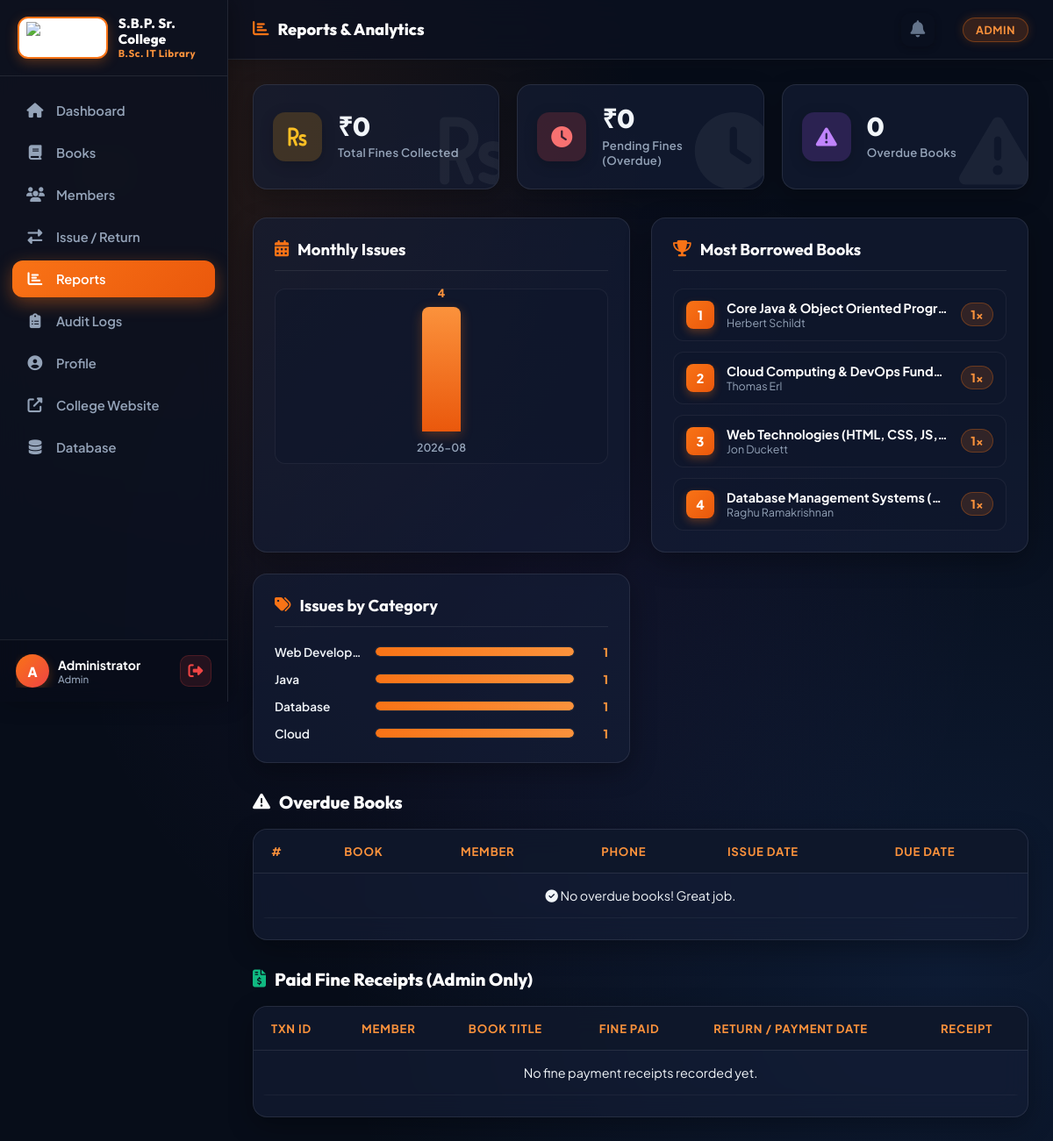
The app's page /reports (signed in) with its own data.
### tables this page shows
CREATE TABLE books (
            id INTEGER PRIMARY KEY AUTOINCREMENT,
            title TEXT NOT NULL,
            author TEXT NOT NULL,
            isbn TEXT UNIQUE,
            category TEXT,
            publisher TEXT,
            year INTEGER,
            total_copies INTEGER DEFAULT 1,
            available_copies INTEGER DEFAULT 1,
            description TEXT,
            added_date TEXT DEFAULT CURRENT_DATE,
            book_cover TEXT
        );

### app.py (the view)
@app.route('/reports')
@admin_required
def reports():
    conn = get_db()
    today = datetime.today().strftime('%Y-%m-%d')
    overdue_books = conn.execute('''
        SELECT t.*, b.title as book_title, u.name as member_name, u.phone
        FROM transactions t
        JOIN books b ON t.book_id = b.id
        JOIN users u ON t.user_id = u.id
        WHERE t.status = 'issued' AND t.due_date < ?
        ORDER BY t.due_date
    ''', (today,)).fetchall()
    popular_books = conn.execute('''
        SELECT b.title, b.author, COUNT(t.id) as borrow_count
        FROM transactions t
        JOIN books b ON t.book_id = b.id
        GROUP BY t.book_id
        ORDER BY borrow_count DESC LIMIT 5
    ''').fetchall()
    total_fines = conn.execute("SELECT COALESCE(SUM(fine), 0) FROM transactions WHERE fine_paid = 1").fetchone()[0]
    pending_fines = conn.execute("SELECT COALESCE(SUM(fine), 0) FROM transactions WHERE fine > 0 AND fine_paid = 0").fetchone()[0]
    paid_receipts = conn.execute('''
        SELECT t.*, b.title as book_title, u.name as member_name
        FROM transactions t
        JOIN books b ON t.book_id = b.id
        JOIN users u ON t.user_id = u.id
        WHERE t.fine_paid = 1 OR t.fine > 0
        ORDER BY t.id DESC
    ''').fetchall()
    monthly = conn.execute('''
        SELECT strftime('%Y-%m', issue_date) as month, COUNT(*) as count
        FROM transactions
        GROUP BY month ORDER BY month DESC LIMIT 6
    ''').fetchall()
    cat_stats = conn.execute('''
        SELECT b.category, COUNT(t.id) as cnt
        FROM transactions t
        JOIN books b ON t.book_id = b.id
        GROUP BY b.category ORDER BY cnt DESC
    ''').fetchall()
    conn.close()
    return render_template('reports.html',
                           overdue_books=overdue_books,
                           popular_books=popular_books,
                           total_fines=round(total_fines, 2),
                           pending_fines=round(pending_fines, 2),
                           paid_receipts=paid_receipts,
                           monthly=monthly,
                           cat_stats=cat_stats,
                           today=today)

### app.py (called while the page is built, shortened)
def get_db():
    conn = sqlite3.connect(DATABASE)
    conn.row_factory = sqlite3.Row
    return conn

def admin_required(f):
    @wraps(f)
    def decorated(*args, **kwargs):
        if 'user_id' not in session:
            flash('Please login to continue.', 'warning')
            return redirect(url_for('login'))
        if session.get('role') != 'admin':
            flash('Admin access required.', 'danger')
            return redirect(url_for('dashboard'))
        return f(*args, **kwargs)
    return decorated

@app.context_processor
def inject_notifications():
    if 'user_id' in session:
        conn = get_db()
        today = datetime.today().strftime('%Y-%m-%d')
        notifs = conn.execute("SELECT * FROM notifications WHERE user_id = ? AND is_read = 0 ORDER BY id DESC LIMIT 5", (session['user_id'],)).fetchall()
        unread_count = len(notifs)
        conn.close()
        return dict(notifications=notifs, unread_count=unread_count)
    return dict(notifications=[], unread_count=0)

### templates/reports.html (shortened to what this page needs)
{% extends 'base.html' %}
{% block page_title %}<i class="fas fa-chart-bar"></i> Reports & Analytics{% endblock %}
{% block content %}
<div class="stats-grid">
    <div class="stat-card fines">
        <div class="stat-icon"><i class="fas fa-rupee-sign"></i></div>
        <div class="stat-info"><h3>₹{{ total_fines }}</h3><p>Total Fines Collected</p></div>
        <div class="stat-bg"><i class="fas fa-rupee-sign"></i></div>
    </div>
    <div class="stat-card overdue">
        <div class="stat-icon"><i class="fas fa-clock"></i></div>
        <div class="stat-info"><h3>₹{{ pending_fines }}</h3><p>Pending Fines (Overdue)</p></div>
        <div class="stat-bg"><i class="fas fa-clock"></i></div>
    </div>
    <div class="stat-card issued">
        <div class="stat-icon"><i class="fas fa-exclamation-triangle"></i></div>
        <div class="stat-info"><h3>{{ overdue_books|length }}</h3><p>Overdue Books</p></div>
        <div class="stat-bg"><i class="fas fa-exclamation-triangle"></i></div>
    </div>
</div>
<div class="reports-grid">
    <div class="report-card">
        <h3><i class="fas fa-calendar-alt"></i> Monthly Issues</h3>
        <div class="bar-chart">
            {% set max_count = monthly | map('count') | max if monthly else 1 %}
            {% for m in monthly %}
            <div class="bar-item">
                <div class="bar-fill" style="height: {{ (m.count / max_count * 100)|round|int }}%">
                    <span class="bar-val">{{ m.count }}</span>
                </div>
                <span class="bar-label">{{ m.month }}</span>
            </div>
            {% else %}
            <p class="no-data">No data available</p>
            {% endfor %}
        </div>
    </div>
    <div class="report-card">
        <h3><i class="fas fa-trophy"></i> Most Borrowed Books</h3>
        <div class="popular-list">
            {% for b in popular_books %}
            <div class="popular-item">
                <span class="rank">{{ loop.index }}</span>
                <div class="popular-info">
                    <strong>{{ b.title }}</strong>
                    <small>{{ b.author }}</small>
                </div>
                <span class="borrow-count">{{ b.borrow_count }}x</span>
            </div>
            {% else %}
            <p class="no-data">No data available</p>
            {% endfor %}
        </div>
    </div>
    <div class="report-card">
        <h3><i class="fas fa-tags"></i> Issues by Category</h3>
        <div class="category-chart">
            {% set max_cat = cat_stats | map(attribute='cnt') | max if cat_stats else 1 %}
            {% for c in cat_stats %}
            <div class="cat-item">
                <span class="cat-name">{{ c.category }}</span>
                <div class="cat-bar-track">
                    <div class="cat-bar-fill" style="width: {{ (c.cnt / max_cat * 100)|round|int }}%"></div>
                </div>
                <span class="cat-count">{{ c.cnt }}</span>
            </div>
            {% else %}
            <p class="no-data">No data available</p>
            {% endfor %}
        </div>
    </div>
</div>
<div class="section-header">
    <h2><i class="fas fa-exclamation-triangle"></i> Overdue Books</h2>
</div>
<div class="table-card" style="margin-bottom: 30px;">
    <div class="table-responsive">
        <table class="data-table">
            <thead>
                <tr><th>#</th><th>Book</th><th>Member</th><th>Phone</th><th>Issue Date</th><th>Due Date</th></tr>
            </thead>
            <tbody>
                {% for o in overdue_books %}
                <tr class="overdue-row">
                    <td>{{ loop.index }}</td>
                    <td><span class="book-title">{{ o.book_title }}</span></td>
                    <td>{{ o.member_name }}</td>
                    <td>{{ o.phone or '-' }}</td>
                    <td>{{ o.issue_date }}</td>
                    <td class="text-danger">{{ o.due_date }}</td>
                </tr>
                {% else %}
                <tr><td colspan="6" class="empty-row"><i class="fas fa-check-circle"></i> No overdue books! Great job.</td></tr>
                {% endfor %}
            </tbody>
        </table>
    </div>
</div>
<div class="section-header">
    <h2><i class="fas fa-file-invoice-dollar" style="color: var(--success);"></i> Paid Fine Receipts (Admin Only)</h2>
</div>
<div class="table-card">
    <div class="table-responsive">
        <table class="data-table">
            <thead>
                <tr>
                    <th>Txn ID</th>
                    <th>Member</th>
                    <th>Book Title</th>
                    <th>Fine Paid</th>
                    <th>Return / Payment Date</th>
                    <th>Receipt</th>
                </tr>
            </thead>
            <tbody>
                {% for r in paid_receipts %}
                <tr>
                    <td>#{{ r.id }}</td>
                    <td><strong>{{ r.member_name }}</strong></td>
                    <td>{{ r.book_title }}</td>
                    <td><span class="fine-amt" style="color: var(--success); font-weight: 700;">₹{{ '%.2f'|format(r.fine) }}</span></td>
                    <td>{{ r.return_date or today }}</td>
                    <td>
                        <a href="{{ url_for('print_receipt', txn_id=r.id) }}" target="_blank" class="btn-primary" style="padding: 6px 14px; font-size: 0.8rem; display: inline-flex; align-items: center; gap: 6px;">
                            <i class="fas fa-receipt"></i> Print Receipt
                        </a>
                    </td>
                </tr>
                {% else %}
                <tr><td colspan="6" class="empty-row">No fine payment receipts recorded yet.</td></tr>
                {% endfor %}
            </tbody>
        </table>
    </div>
</div>
{% endblock %}

### records on screen
books: title "Core Java & Object Oriented Progr…", author "Herbert Schildt", borrow_count "1", category "Java", {{ (c.cnt / max_cat * 100)|round|int }} 100 (drawn), cnt "1"
books: title "Cloud Computing & DevOps Fund…", author "Thomas Erl", borrow_count "1", category "Cloud", {{ (c.cnt / max_cat * 100)|round|int }} 100 (drawn), cnt "1"
books: title "Web Technologies (HTML, CSS, JS,…", author "Jon Duckett", borrow_count "1"
books: title "Database Management Systems (…", author "Raghu Ramakrishnan", borrow_count "1", category "Database", {{ (c.cnt / max_cat * 100)|round|int }} 100 (drawn), cnt "1"

### other values on screen
{{ session.user_name[0] | upper }} "A"
{{ session.user_name }} "Administrator"
{{ session.role | capitalize }} "Admin"
{{ session.role | capitalize }} "ADMIN"
{{ total_fines }} "0"
{{ pending_fines }} "0"
{{ overdue_books|length }} "0"
{{ m.count }} "4"
{{ m.month }} "2026-08"
{{ c.category }} "Web Develop…"
{{ c.cnt }} "1"
